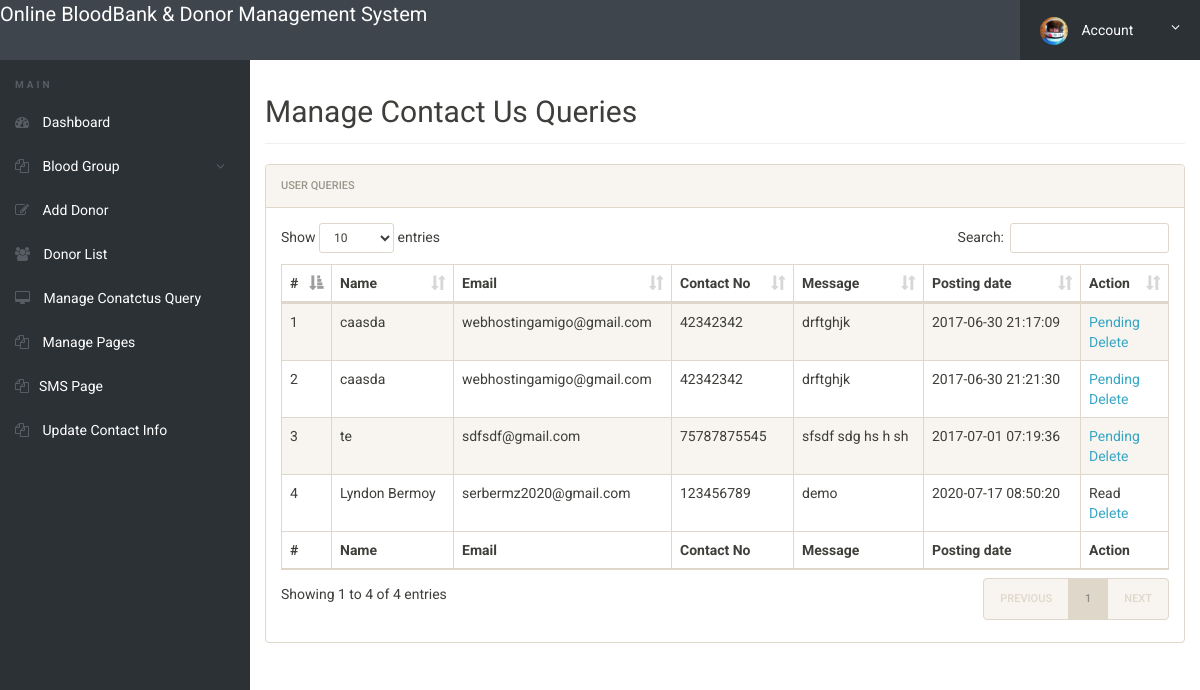
Before: /bbdms/admin/manage-conactusquery.php (signed in) with the older database file.
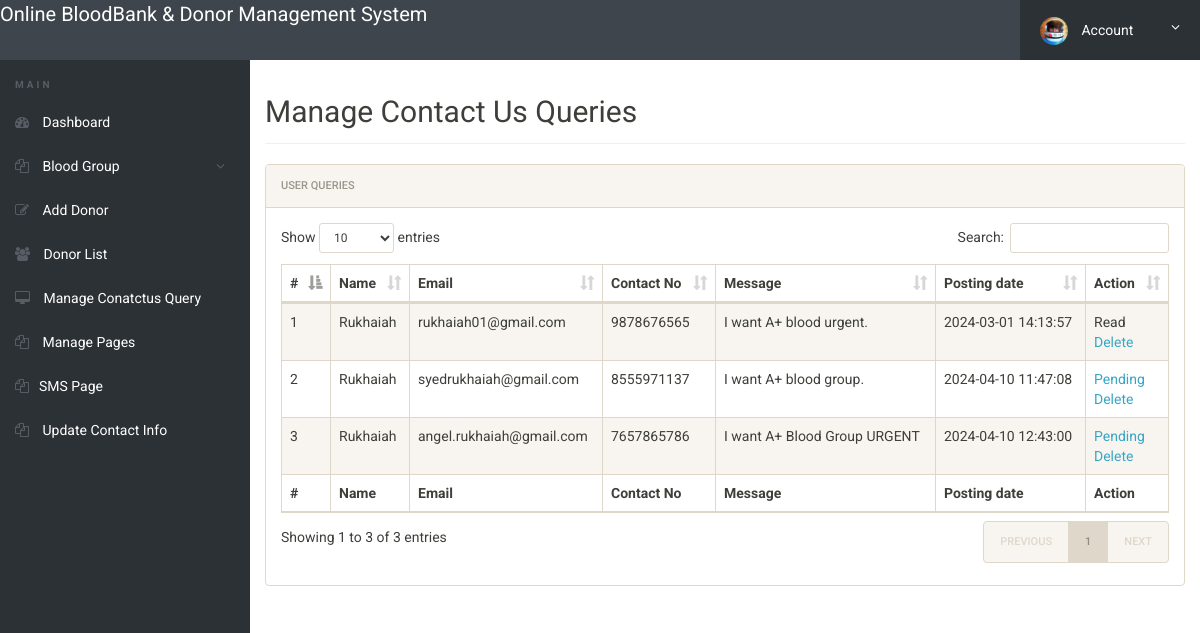
After: the same page with the newer database file.
### tables this page shows
CREATE TABLE `tblcontactusquery` (
  `id` int(11) NOT NULL,
  `name` varchar(100) DEFAULT NULL,
  `EmailId` varchar(120) DEFAULT NULL,
  `ContactNumber` char(11) DEFAULT NULL,
  `Message` longtext DEFAULT NULL,
  `PostingDate` timestamp NOT NULL DEFAULT current_timestamp(),
  `status` int(11) DEFAULT NULL
);

### bbdms/admin/manage-conactusquery.php (the view, shortened to what this page needs)
<?php
include('includes/config.php');
if(strlen($_SESSION['alogin'])==0)
	{
header('location:index.php');
}
else{
 ?>
<!doctype html>
<html lang="en" class="no-js">
<head>
	<link rel="stylesheet" href="css/font-awesome.min.css">
	<link rel="stylesheet" href="css/bootstrap.min.css">
	<link rel="stylesheet" href="css/dataTables.bootstrap.min.css">
	<link rel="stylesheet" href="css/bootstrap-social.css">
	<link rel="stylesheet" href="css/bootstrap-select.css">
	<link rel="stylesheet" href="css/fileinput.min.css">
	<link rel="stylesheet" href="css/awesome-bootstrap-checkbox.css">
	<link rel="stylesheet" href="css/style.css">
</head>
<body>
	<?php include('includes/header.php');?>
	<div class="ts-main-content">
		<?php include('includes/leftbar.php');?>
		<div class="content-wrapper">
			<div class="container-fluid">
				<div class="row">
					<div class="col-md-12">
						<h2 class="page-title">Manage Contact Us Queries</h2>
						<div class="panel panel-default">
							<div class="panel-heading">User queries</div>
							<div class="panel-body">
								<table id="zctb" class="display table table-striped table-bordered table-hover" cellspacing="0" width="100%">
									<thead>
										<tr>
										<th>#</th>
											<th>Name</th>
											<th>Email</th>
											<th>Contact No</th>
											<th>Message</th>
											<th>Posting date</th>
											<th>Action</th>
										</tr>
									</thead>
									<tfoot>
										<tr>
										<th>#</th>
											<th>Name</th>
											<th>Email</th>
											<th>Contact No</th>
											<th>Message</th>
											<th>Posting date</th>
											<th>Action</th>
										</tr>
									</tfoot>
									<tbody>
									<?php $sql = "SELECT * from  tblcontactusquery ";
$query = $dbh -> prepare($sql);
$query->execute();
$results=$query->fetchAll(PDO::FETCH_OBJ);
$cnt=1;
if($query->rowCount() > 0)
{
foreach($results as $result)
{				?>
										<tr>
											<td><?php echo htmlentities($cnt);?></td>
											<td><?php echo htmlentities($result->name);?></td>
											<td><?php echo htmlentities($result->EmailId);?></td>
											<td><?php echo htmlentities($result->ContactNumber);?></td>
											<td><?php echo htmlentities($result->Message);?></td>
											<td><?php echo htmlentities($result->PostingDate);?></td>
																<?php if($result->status==1)
{
	?><td>Read<br />
		<a href="manage-conactusquery.php?del=<?php echo htmlentities($result->id);?>" onclick="return confirm('Do you really want to read')" >Delete</a></td>
<?php } else {?>
<td><a href="manage-conactusquery.php?eid=<?php echo htmlentities($result->id);?>" onclick="return confirm('Do you really want to read')" >Pending</a><br />
	<a href="manage-conactusquery.php?eid=<?php echo htmlentities($result->id);?>" onclick="return confirm('Do you really want to read')" >Delete</a>
</td>
<?php } ?>
										</tr>
										<?php $cnt=$cnt+1; }} ?>
									</tbody>
								</table>
							</div>
						</div>
					</div>
				</div>
			</div>
		</div>
	</div>
</body>
</html>
<?php } ?>

### bbdms/admin/includes/header.php (shortened to what this page needs)
<div class="brand clearfix">
	<a href="dashboard.php" style="font-size: 20px; padding-top:1%; color:#fff">Online BloodBank & Donor Management System </a>
		<ul class="ts-profile-nav">
			<li class="ts-account">
				<a href="#"><img src="img/ts-avatar.jpg" class="ts-avatar hidden-side" alt=""> Account <i class="fa fa-angle-down hidden-side"></i></a>
			</li>
		</ul>
	</div>

### bbdms/admin/includes/leftbar.php (shortened to what this page needs)
	<nav class="ts-sidebar">
			<ul class="ts-sidebar-menu">
				<li class="ts-label">Main</li>
				<li><a href="dashboard.php"><i class="fa fa-dashboard"></i> Dashboard</a></li>
<li><a href="#"><i class="fa fa-files-o"></i> Blood Group</a>
</li>
				<li><a href="add-donor.php"><i class="fa fa-edit"></i> Add Donor</a></li>
				<li><a href="donor-list.php"><i class="fa fa-users"></i> Donor List</a></li>
				<li><a href="manage-conactusquery.php"><i class="fa fa-desktop""></i> Manage Conatctus Query</a></li>
			<li><a href="manage-pages.php"><i class="fa fa-files-o"></i> Manage Pages</a></li>
			<li><a href="sms.html"><i class="fa fa-files-o"></i>SMS Page </a></li>
			<li><a href="update-contactinfo.php"><i class="fa fa-files-o"></i> Update Contact Info</a></li>
			</ul>
		</nav>

### bbdms/admin/css/style.css (style rules this page uses)
html { font-size: 14px; }
@media only screen and (min-width: 480px) { html { font-size: 17px; } }
@media only screen and (min-width: 768px) { html { font-size: 14px; } }
body { font-size: 1em; }
a { color: #37a6c4; }
.panel { overflow: hidden; }
ul, li { margin: 0; padding: 0; list-style: none; }
.page-title { padding-bottom: 15px; margin-bottom: 20px; border-bottom: 1px solid #f0f0f0; }
.brand { background: #3e454c; position: relative; z-index: 3; position: fixed; width: 100%; top: 0; }
.brand .ts-profile-nav { float: right; display: none; }
.brand .ts-profile-nav li { float: left; position: relative; }
.brand .ts-profile-nav li a { display: block; padding: 20px; color: #fff; }
.brand .ts-profile-nav .ts-account .fa-angle-down { float: right; }
.brand .ts-profile-nav .ts-account > a { width: 180px; background: #2c3136; }
.brand .ts-profile-nav .ts-account .ts-avatar { border-radius: 50%; height: 28px; margin: -10px 0; margin-right: 10px; }
@media only screen and (min-width: 992px) { .brand .ts-profile-nav { display: block; } }
.ts-sidebar { background: #2c3136; max-height: 0; transition: max-height 0.3s; overflow: hidden; position: fixed; z-index: 2; width: 100%; bottom: 0; top: 60px; overflow-y: auto; }
@media only screen and (min-width: 992px) { .ts-sidebar { max-height: 100%; bottom: 0; } }
.ts-sidebar-menu .ts-label { color: #585c64; font-weight: bold; padding: 8px 15px; text-transform: uppercase; font-size: 10px; letter-spacing: 3px; margin-top: 10px; }
.ts-sidebar-menu a { display: block; text-decoration: none; padding: 12px 15px; color: #fff; }
.ts-sidebar-menu li { position: relative; }
.ts-sidebar-menu li i { color: #585c64; margin-right: 10px; }
.ts-main-content .content-wrapper { padding-top: 15px; margin-top: 60px; }
@media only screen and (min-width: 992px) { .ts-main-content .ts-sidebar { width: 250px; float: left; } }
@media only screen and (min-width: 992px) { .ts-main-content .content-wrapper { margin-left: 250px; } }

Changed rows visible on the page:
removed tblcontactusquery: name "caasda", EmailId "webhostingamigo@gmail.com", ContactNumber "42342342", Message "drftghjk", PostingDate "2017-06-30 21:17:09"
removed tblcontactusquery: name "caasda", EmailId "webhostingamigo@gmail.com", ContactNumber "42342342", Message "drftghjk", PostingDate "2017-06-30 21:21:30"
removed tblcontactusquery: name "te", EmailId "sdfsdf@gmail.com", ContactNumber "75787875545", Message "sfsdf sdg hs h sh", PostingDate "2017-07-01 07:19:36"
removed tblcontactusquery: name "Lyndon Bermoy", EmailId "serbermz2020@gmail.com", ContactNumber "123456789", Message "demo", PostingDate "2020-07-17 08:50:20"
added tblcontactusquery: name "Rukhaiah", EmailId "rukhaiah01@gmail.com", ContactNumber "9878676565", Message "I want A+ blood urgent.", PostingDate "2024-03-01 14:13:57"
added tblcontactusquery: name "Rukhaiah", EmailId "syedrukhaiah@gmail.com", ContactNumber "8555971137", Message "I want A+ blood group.", PostingDate "2024-04-10 11:47:08"
added tblcontactusquery: name "Rukhaiah", EmailId "angel.rukhaiah@gmail.com", ContactNumber "7657865786", Message "I want A+ Blood Group URGENT", PostingDate "2024-04-10 12:43:00"
Other visible differences:
text written by a page script: "Show entries Search: Showing 1 to 4 of 4 entries PREVIOUS 1 NEXT" → "Show entries Search: Showing 1 to 3 of 3 entries PREVIOUS 1 NEXT"
